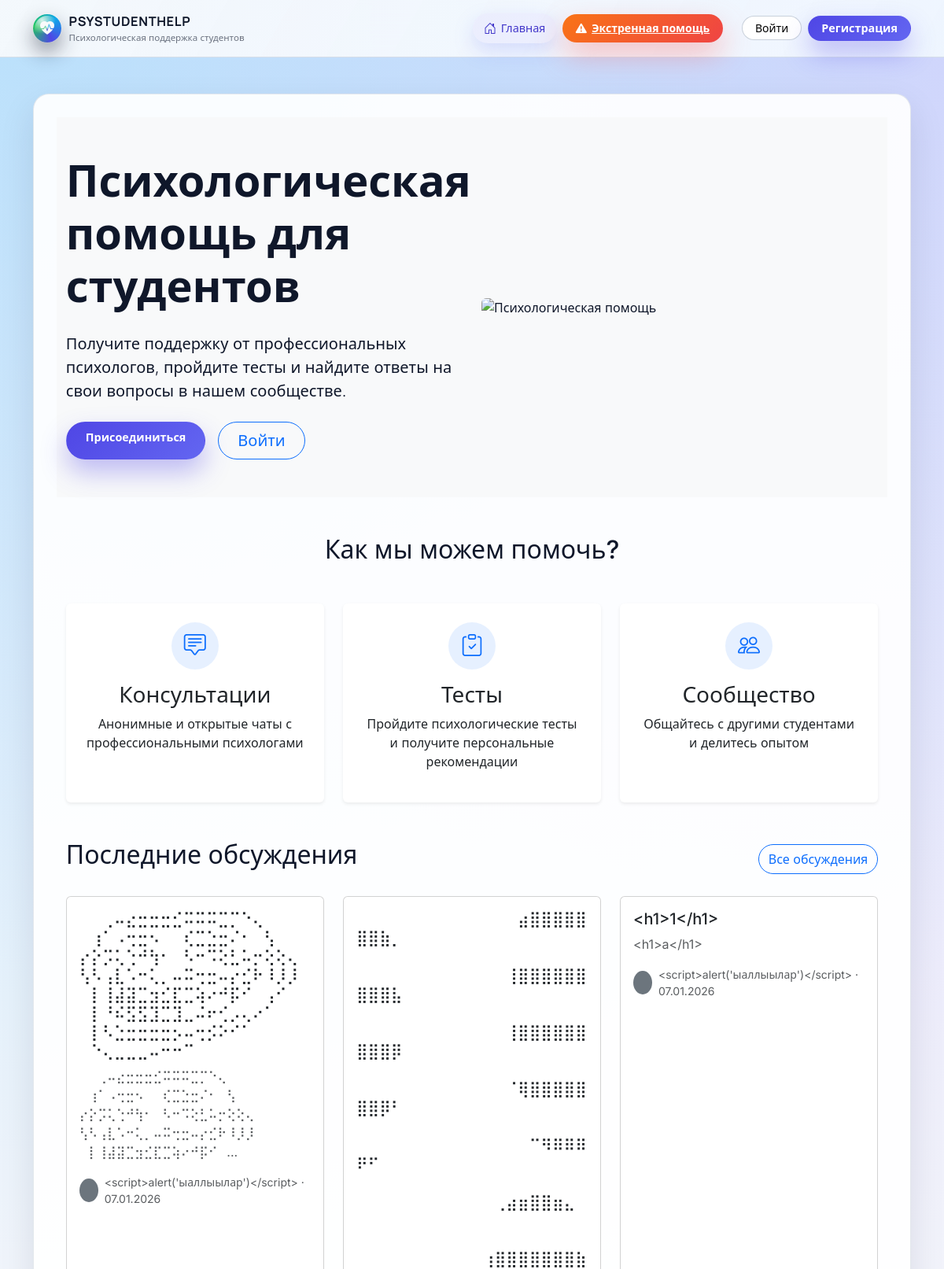
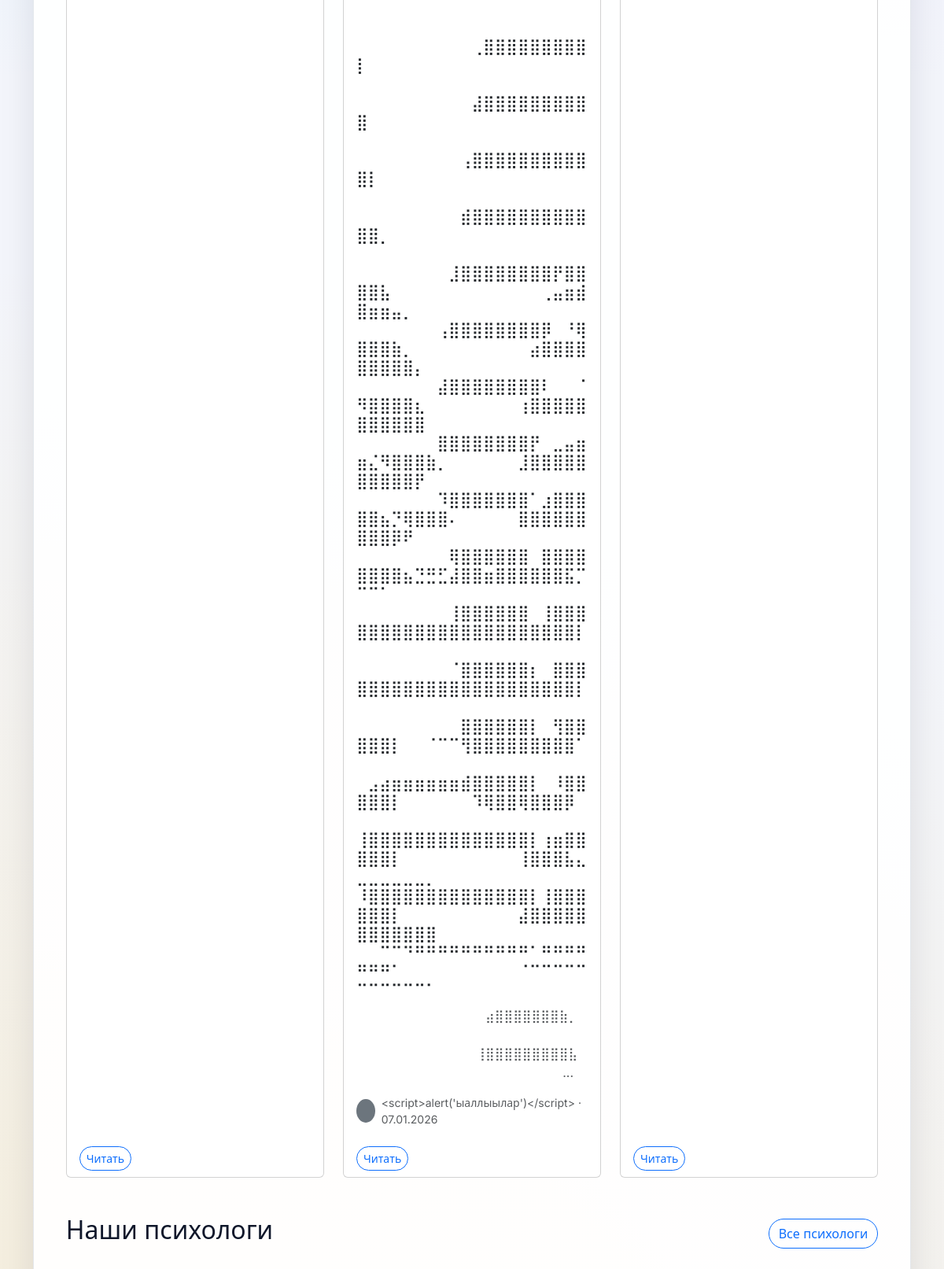
The page / (upper part) on the database its author committed (2 pictures, top to bottom).
### models.py (models this page shows, shortened)
class Post(db.Model):
    __tablename__ = 'post'
    id = db.Column(db.Integer, primary_key=True)
    title = db.Column(db.String(200), nullable=False)
    content = db.Column(db.Text, nullable=False)
    user_id = db.Column(db.Integer, db.ForeignKey('user.id'), nullable=False)
    created_at = db.Column(db.DateTime, default=datetime.utcnow)
    updated_at = db.Column(
        db.DateTime,
        default=datetime.utcnow,
        onupdate=datetime.utcnow,
    )
    comments = db.relationship(
        'Comment',
        backref='post',
        lazy=True,
        cascade='all, delete-orphan',
    )
    author = db.relationship('User', backref='posts', lazy=True)

class User(UserMixin, db.Model):
    __tablename__ = 'user'
    id = db.Column(db.Integer, primary_key=True)
    username = db.Column(db.String(80), unique=True, nullable=False)
    email = db.Column(db.String(120), unique=True, nullable=False, index=True)
    password = db.Column(db.String(200), nullable=False)
    role = db.Column(db.String(20), nullable=False)  # student | psychologist | admin | superadmin
    full_name = db.Column(db.String(100))
    bio = db.Column(db.Text)
    profile_pic = db.Column(db.String(100))
    created_at = db.Column(db.DateTime, default=datetime.utcnow)
    group_id = db.Column(db.Integer, db.ForeignKey('groups.id'))
    comments = db.relationship(
        'Comment',
        backref='author',
        lazy=True,
    )
    tests = db.relationship(
        'Test',
        backref='creator',
        lazy=True,
    )
    test_results = db.relationship(
        'TestResult',
        backref='user',
        lazy=True,
    )
    messages_sent = db.relationship(
        'Message',
        foreign_keys='Message.sender_id',
        backref='sender',
        lazy=True,
    )
    messages_received = db.relationship(
        'Message',
        foreign_keys='Message.recipient_id',
        backref='recipient',
        lazy=True,
    )
    reports = db.relationship(
        'StudentReport',
        foreign_keys='StudentReport.student_id',
        backref='student',
        lazy=True,
    )
    appointments = db.relationship(
        'Appointment',
        foreign_keys='Appointment.student_id',
        backref='student',          # appointment.student в шаблонах
        lazy=True,
    )
    psychologist_appointments = db.relationship(
        'Appointment',
        foreign_keys='Appointment.psychologist_id',
        backref='psychologist',     # appointment.psychologist в шаблонах
        lazy=True,
    )
    meeting_protocols = db.relationship(
        'MeetingProtocol',
        foreign_keys='MeetingProtocol.student_id',
        backref='student',          # protocol.student в шаблонах
        lazy=True,
    )
    psychologist_protocols = db.relationship(
        'MeetingProtocol',
        foreign_keys='MeetingProtocol.psychologist_id',
        backref='psychologist',     # protocol.psychologist в шаблонах
        lazy=True,
    )

### flask_app.py (the view)
@app.route('/')
def index():
    posts = Post.query.order_by(Post.created_at.desc()).limit(3).all()
    psychologists = (
        User.query.filter_by(role='psychologist').order_by(func.random()).limit(3).all()
    )
    articles = Article.query.order_by(Article.created_at.desc()).limit(3).all()
    return render_template(
        'index.html',
        posts=posts,
        psychologists=psychologists,
        articles=articles,
    )

### admin.py (called while the page is built)
@admin_bp.before_app_request
def _bootstrap_superadmin_once():
    flag = "SUPERADMIN_BOOTSTRAPPED"
    if not current_app.config.get(flag):
        try:
            ensure_initial_superadmin()
        finally:
            current_app.config[flag] = True

### flask_app.py (called while the page is built)
def get_current_user():
    return current_user if current_user.is_authenticated else None

### templates/index.html (shortened to what this page needs)
{% extends "base.html" %}
{% block content %}
<section class="hero-section bg-light py-5 mb-5">
    <div class="container">
        <div class="row align-items-center">
            <div class="col-lg-6">
                <h1 class="display-4 fw-bold mb-4">Психологическая помощь для студентов</h1>
                <p class="lead mb-4">Получите поддержку от профессиональных психологов, пройдите тесты и найдите ответы на свои вопросы в нашем сообществе.</p>
                <div class="d-flex gap-3">
                    {% if 'user_id' not in session %}
                        <a href="{{ url_for('register') }}" class="btn btn-primary btn-lg px-4">Присоединиться</a>
                        <a href="{{ url_for('login') }}" class="btn btn-outline-primary btn-lg px-4">Войти</a>
                    {% else %}
                        <a href="{{ url_for('dashboard') }}" class="btn btn-primary btn-lg px-4">Личный кабинет</a>
                    {% endif %}
                </div>
            </div>
            <div class="col-lg-6">
               <img src="{{ url_for('static', filename='images/image.png') }}" alt="Психологическая помощь" class="img-fluid rounded" width="400px" height="300px">
            </div>
        </div>
    </div>
</section>
<section class="features-section mb-5">
    <div class="container">
        <h2 class="text-center mb-5">Как мы можем помочь?</h2>
        <div class="row g-4">
            <div class="col-md-4">
                <div class="card h-100 border-0 shadow-sm">
                    <div class="card-body text-center p-4">
                        <div class="feature-icon bg-primary bg-opacity-10 text-primary rounded-circle d-inline-flex align-items-center justify-content-center mb-3" style="width: 60px; height: 60px;">
                            <i class="bi bi-chat-square-text fs-3"></i>
                        </div>
                        <h3>Консультации</h3>
                        <p>Анонимные и открытые чаты с профессиональными психологами</p>
                    </div>
                </div>
            </div>
            <div class="col-md-4">
                <div class="card h-100 border-0 shadow-sm">
                    <div class="card-body text-center p-4">
                        <div class="feature-icon bg-primary bg-opacity-10 text-primary rounded-circle d-inline-flex align-items-center justify-content-center mb-3" style="width: 60px; height: 60px;">
                            <i class="bi bi-clipboard-check fs-3"></i>
                        </div>
                        <h3>Тесты</h3>
                        <p>Пройдите психологические тесты и получите персональные рекомендации</p>
                    </div>
                </div>
            </div>
            <div class="col-md-4">
                <div class="card h-100 border-0 shadow-sm">
                    <div class="card-body text-center p-4">
                        <div class="feature-icon bg-primary bg-opacity-10 text-primary rounded-circle d-inline-flex align-items-center justify-content-center mb-3" style="width: 60px; height: 60px;">
                            <i class="bi bi-people fs-3"></i>
                        </div>
                        <h3>Сообщество</h3>
                        <p>Общайтесь с другими студентами и делитесь опытом</p>
                    </div>
                </div>
            </div>
        </div>
    </div>
</section>
<section class="latest-posts mb-5">
    <div class="container">
        <div class="d-flex justify-content-between align-items-center mb-4">
            <h2>Последние обсуждения</h2>
            <a href="{{ url_for('posts') }}" class="btn btn-outline-primary">Все обсуждения</a>
        </div>
        <div class="row g-4">
            {% for post in posts %}
            <div class="col-md-4">
                <div class="card h-100">
                    <div class="card-body">
                        <h5 class="card-title">{{ post.title }}</h5>
                        <p class="card-text text-muted">{{ post.content|truncate(100) }}</p>
                        <div class="d-flex align-items-center">
                            {% if post.author.profile_pic %}
                                <img src="{{ url_for('static', filename='uploads/' + post.author.profile_pic) }}" class="rounded-circle me-2" width="30" height="30">
                            {% else %}
                                <div class="rounded-circle bg-secondary me-2" style="width: 30px; height: 30px;"></div>
                            {% endif %}
                            <small class="text-muted">{{ post.author.username }} · {{ post.created_at.strftime('%d.%m.%Y') }}</small>
                        </div>
                    </div>
                    <div class="card-footer bg-transparent border-0">
                        <a href="{{ url_for('view_post', post_id=post.id) }}" class="btn btn-sm btn-outline-primary">Читать</a>
                    </div>
                </div>
            </div>
            {% endfor %}
        </div>
    </div>
</section>
<section class="psychologists mb-5">
    <div class="container">
        <div class="d-flex justify-content-between align-items-center mb-4">
            <h2>Наши психологи</h2>
            <a href="{{ url_for('search') }}?q=" class="btn btn-outline-primary">Все психологи</a>
        </div>
        <div class="row g-4">
        </div>
    </div>
</section>
{% endblock %}

### static/css/style.css (style rules this page uses)
:root { --app-bg: #f3f5fb; --app-bg-alt: #e9edf9; --app-bg-soft: #f9fafb; --app-surface: #ffffff; --app-surface-soft: rgba(255, 255, 255, 0.92); --app-border-subtle: rgba(148, 163, 184, 0.25); --app-border-strong: rgba(15, 23, 42, 0.12); --app-primary: #4f46e5; --app-primary-soft: rgba(79, 70, 229, 0.09); --app-primary-strong: #4338ca; --app-accent: #f97316; --app-accent-soft: rgba(249, 115, 22, 0.08); --app-success: #22c55e; --app-danger: #ef4444; --app-warning: #eab308; --app-info: #0ea5e9; --app-text-main: #0f172a; --app-text-muted: #6b7280; --app-text-soft: #9ca3af; --app-radius-xl: 26px; --app-radius-lg: 20px; --app-radius-md: 14px; --app-radius-sm: 10px; --app-radius-pill: 999px; --app-shadow-soft: 0 18px 45px rgba(15, 23, 42, 0.10); --app-shadow-elevated: 0 28px 70px rgba(15, 23, 42, 0.18); --app-shadow-subtle: 0 10px 30px rgba(15, 23, 42, 0.06); --app-header-height: 72px; --app-transition-fast: 0.16s ease-out; --app-transition-med: 0.22s ease-out; }
*, *::before, *::after { box-sizing: border-box; }
html { scroll-behavior: smooth; }
body.app-shell { margin: 0; min-height: 100vh; display: flex; flex-direction: column; background: radial-gradient(circle at 0% 0%, rgba(125, 211, 252, 0.45) 0, transparent 42%), radial-gradient(circle at 100% 0%, rgba(196, 181, 253, 0.5) 0, transparent 42%), radial-gradient(circle at 0% 100%, rgba(251, 191, 36, 0.2) 0, transparent 48%), var(--app-bg); font-family: "Inter", system-ui, -apple-system, BlinkMacSystemFont, "Segoe UI", sans-serif; color: var(--app-text-main); }
.btn-primary { background: linear-gradient(135deg, #4f46e5, #6366f1); border-color: transparent; border-radius: 999px; padding-inline: 1.15rem; font-weight: 600; font-size: 0.9rem; box-shadow: 0 16px 32px rgba(79, 70, 229, 0.35); }
.btn-outline-primary { border-radius: 999px; }

### rows shown on the page
Post: title "⠀⠀⢀⠤⣔⣒⣒⣒⣊⠭⠭⠭⣉⡉⠑⢄ ⠀⢰⠁⠠⢒⣒⠢⠀⠀⢎⣉⣑⣒⠌⠂⠀⢣ ⡔⡕⡩⢅⢑⠚⢳⠂⠀⠣⠒⠩⢕⣃⠥⡒⢕⢕⢄ ⢣⠣⢠⣇⠡⠒⢅⡀⠤⠭⢒⣒⠤⡔⣊⠗⠸⡸⡸ ⠀⡇⢸⣼⣽⣉⣲⣊⣏⣉⢵⠔⠚⡯⠊⠀⢠⠊ ⠀⡇⠘⠮⣫⣫⣹⣉⣹⣀⠬⠖⢊⡠⢄⠔⠁ ⠀⡇⠣⣑⣒⣒⣒⣒⡢⠤⢒⡪⠕⠊⠁ ⠀⠑⢄⣀⣀⣀⠤⠒⠒⠉", content "⠀⠀⢀⠤⣔⣒⣒⣒⣊⠭⠭⠭⣉⡉⠑⢄ ⠀⢰⠁⠠⢒⣒⠢⠀⠀⢎⣉⣑⣒⠌⠂⠀⢣ ⡔⡕⡩⢅⢑⠚⢳⠂⠀⠣⠒⠩⢕⣃⠥⡒⢕⢕⢄ ⢣⠣⢠⣇⠡⠒⢅⡀⠤⠭⢒⣒⠤⡔⣊⠗⠸⡸⡸ ⠀⡇⢸⣼⣽⣉⣲⣊⣏⣉⢵⠔⠚⡯⠊⠀...", author.username "<script>alert('ыаллыылар')</script>", created_at "07.01.2026"
Post: title "⠀⠀⠀⠀⠀⠀⠀⠀⠀⠀⠀⠀⠀⠀⣴⣿⣿⣿⣿⣿⣿⣿⣷⡀⠀⠀⠀⠀⠀⠀⠀⠀⠀⠀⠀⠀⠀⠀⠀⠀⠀⠀⠀⠀⠀⠀⠀ ⠀⠀⠀⠀⠀⠀⠀⠀⠀⠀⠀⠀⠀⢸⣿⣿⣿⣿⣿⣿⣿⣿⣿⣧⠀⠀⠀⠀⠀⠀⠀⠀⠀⠀⠀⠀⠀⠀⠀⠀⠀⠀⠀⠀⠀⠀⠀ ⠀⠀⠀⠀⠀⠀⠀⠀⠀⠀⠀⠀⠀⢸⣿⣿⣿⣿⣿⣿⣿⣿⣿⡿⠀⠀⠀⠀⠀⠀⠀⠀⠀⠀⠀⠀⠀⠀⠀⠀⠀⠀⠀⠀⠀⠀⠀ ⠀⠀⠀⠀⠀⠀⠀⠀⠀⠀⠀⠀⠀⠈⢿⣿⣿⣿⣿⣿⣿⣿⡿⠃⠀⠀⠀⠀⠀⠀⠀⠀⠀⠀⠀⠀⠀⠀⠀⠀⠀⠀⠀⠀⠀⠀⠀ ⠀⠀⠀⠀⠀⠀⠀⠀⠀⠀⠀⠀⠀⠀⠀⠉⠻⠿⠿⠿⠟⠋⠀⠀⠀⠀⠀⠀⠀⠀⠀⠀⠀⠀⠀⠀⠀⠀⠀⠀⠀⠀⠀⠀⠀⠀⠀ ⠀⠀⠀⠀⠀⠀⠀⠀⠀⠀⠀⠀⢀⣴⣶⣿⣿⣶⣄⠀⠀⠀⠀⠀⠀⠀⠀⠀⠀⠀⠀⠀⠀⠀⠀⠀⠀⠀⠀⠀⠀⠀⠀⠀⠀⠀⠀ ⠀⠀⠀⠀⠀⠀⠀⠀⠀⠀⠀⢰⣿⣿⣿⣿⣿⣿⣿⣷⠀⠀⠀⠀⠀⠀⠀⠀⠀⠀⠀⠀⠀⠀⠀⠀⠀⠀⠀⠀⠀⠀⠀⠀⠀⠀⠀ ⠀⠀⠀⠀⠀⠀⠀⠀⠀⠀⢀⣿⣿⣿⣿⣿⣿⣿⣿⣿⡇⠀⠀⠀⠀⠀⠀⠀⠀⠀⠀⠀⠀⠀⠀⠀⠀⠀⠀⠀⠀⠀⠀⠀⠀⠀⠀ ⠀⠀⠀⠀⠀⠀⠀⠀⠀⠀⣼⣿⣿⣿⣿⣿⣿⣿⣿⣿⣿⠀⠀⠀⠀⠀⠀⠀⠀⠀⠀⠀⠀⠀⠀⠀⠀⠀⠀⠀⠀⠀⠀⠀⠀⠀⠀ ⠀⠀⠀⠀⠀⠀⠀⠀⠀⢠⣿⣿⣿⣿⣿⣿⣿⣿⣿⣿⣿⡇⠀⠀⠀⠀⠀⠀⠀⠀⠀⠀⠀⠀⠀⠀⠀⠀⠀⠀⠀⠀⠀⠀⠀⠀⠀ ⠀⠀⠀⠀⠀⠀⠀⠀⠀⣾⣿⣿⣿⣿⣿⣿⣿⣿⣿⣿⣿⣿⡀⠀⠀⠀⠀⠀⠀⠀⠀⠀⠀⠀⠀⠀⠀⠀⠀⠀⠀⠀⠀⠀⠀⠀⠀ ⠀⠀⠀⠀⠀⠀⠀⠀⣸⣿⣿⣿⣿⣿⣿⣿⣿⡟⣿⣿⣿⣿⣧⠀⠀⠀⠀⠀⠀⠀⠀⠀⠀⠀⠀⠀⢀⣤⣶⣾⣿⣶⣶⣤⡀⠀⠀ ⠀⠀⠀⠀⠀⠀⠀⢠⣿⣿⣿⣿⣿⣿⣿⣿⡿⠀⠘⢿⣿⣿⣿⣷⡀⠀⠀⠀⠀⠀⠀⠀⠀⠀⠀⣴⣿⣿⣿⣿⣿⣿⣿⣿⣿⡄⠀ ⠀⠀⠀⠀⠀⠀⠀⣼⣿⣿⣿⣿⣿⣿⣿⣿⠇⠀⠀⠈⠻⣿⣿⣿⣿⣆⠀⠀⠀⠀⠀⠀⠀⠀⢰⣿⣿⣿⣿⣿⣿⣿⣿⣿⣿⣿⠀…", content "⠀⠀⠀⠀⠀⠀⠀⠀⠀⠀⠀⠀⠀⠀⣴⣿⣿⣿⣿⣿⣿⣿⣷⡀⠀⠀⠀⠀⠀⠀⠀⠀⠀⠀⠀⠀⠀⠀⠀⠀⠀⠀⠀⠀⠀⠀⠀ ⠀⠀⠀⠀⠀⠀⠀⠀⠀⠀⠀⠀⠀⢸⣿⣿⣿⣿⣿⣿⣿⣿⣿⣧⠀⠀⠀⠀⠀⠀⠀⠀⠀⠀⠀⠀⠀⠀⠀⠀⠀⠀⠀⠀⠀⠀⠀ ...", author.username "<script>alert('ыаллыылар')</script>", created_at "07.01.2026"
Post: title "<h1>1</h1>", content "<h1>a</h1>", author.username "<script>alert('ыаллыылар')</script>", created_at "07.01.2026"
